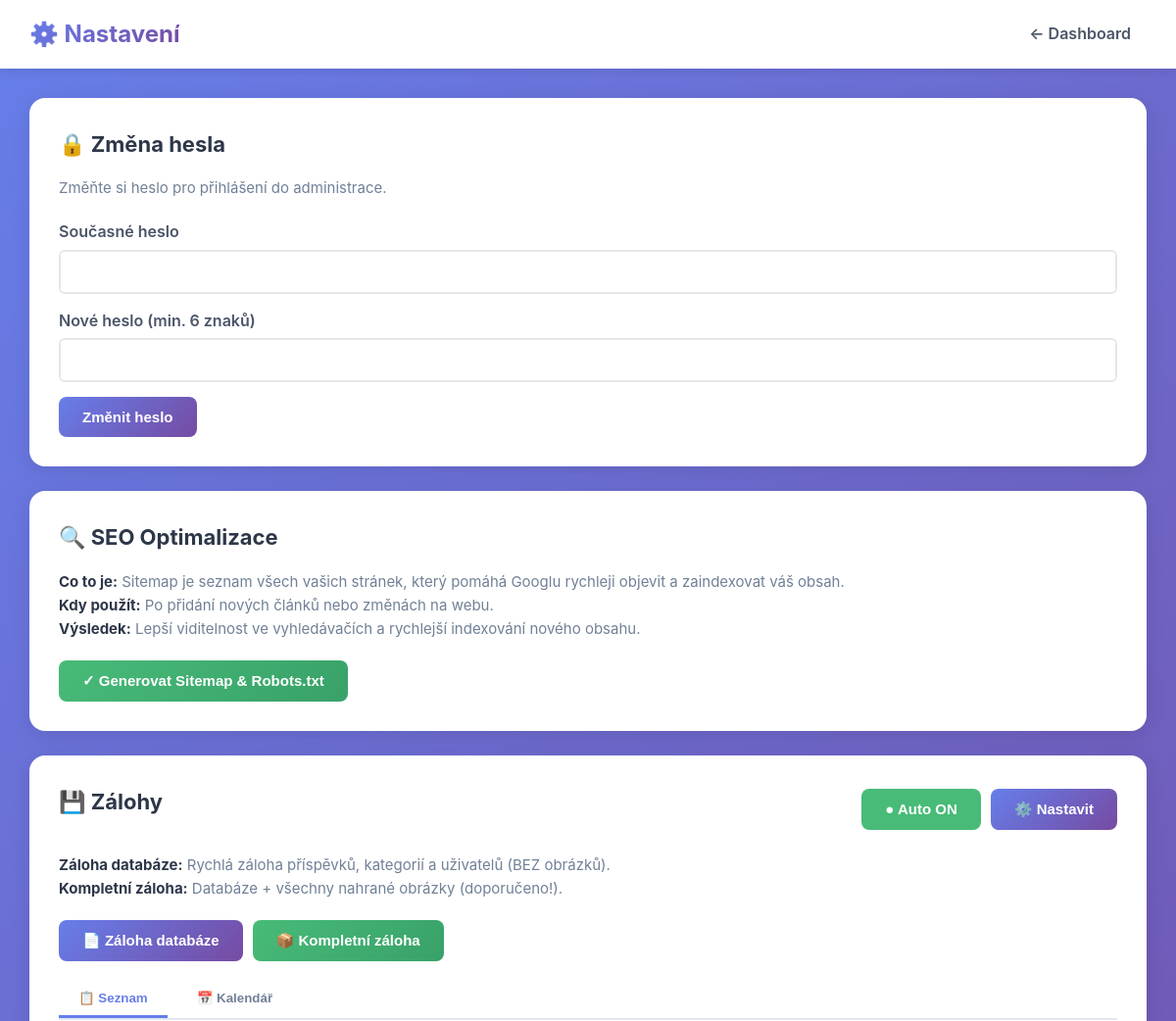
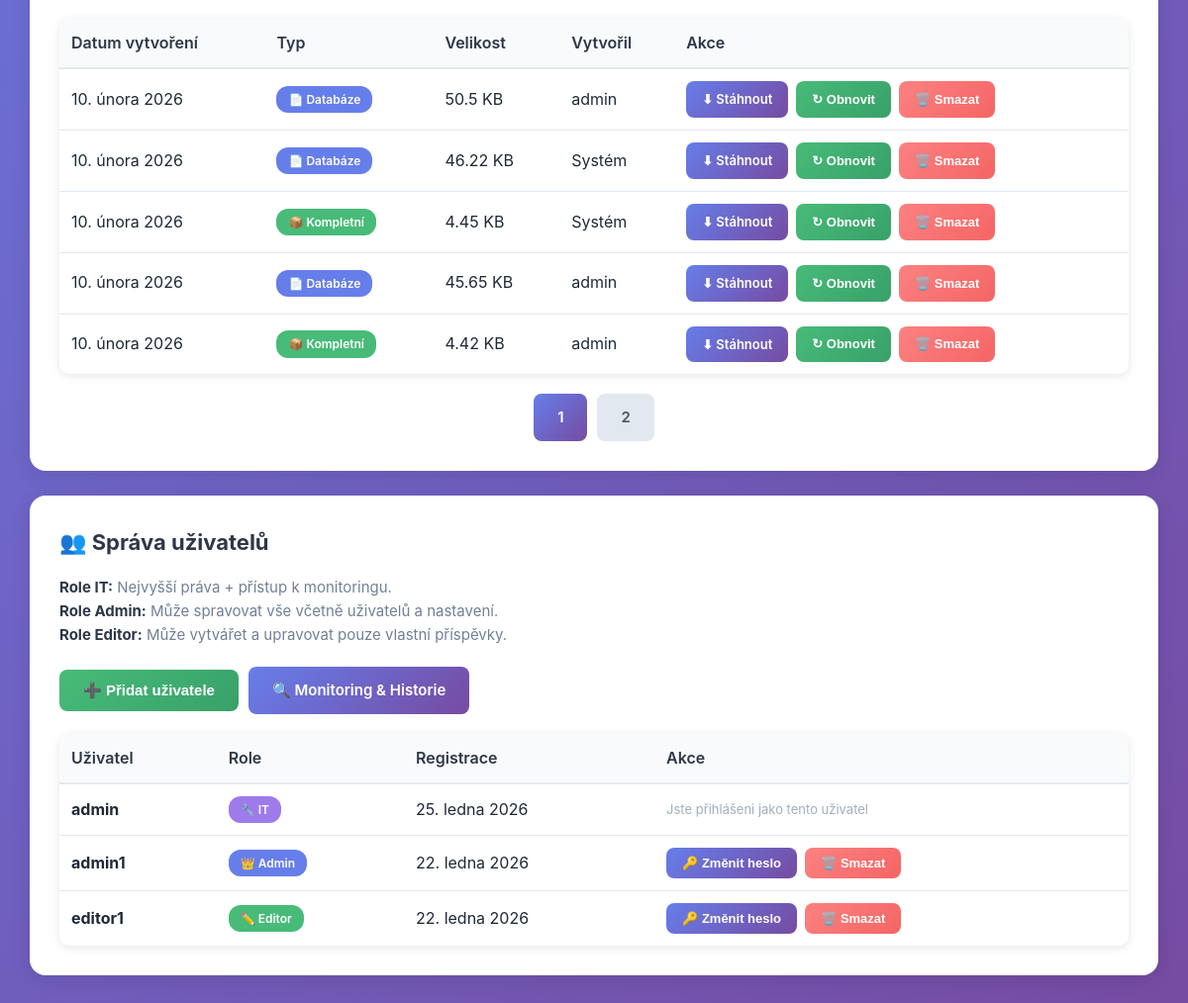
The app's page /admin/settings.php (signed in) with its own data (2 pictures, top to bottom).
### tables this page shows
CREATE TABLE `backups` (
  `id` int(11) NOT NULL,
  `filename` varchar(255) NOT NULL,
  `filepath` varchar(255) NOT NULL,
  `size_bytes` bigint(20) DEFAULT NULL,
  `type` enum('database','full') DEFAULT 'database',
  `created_by` int(11) DEFAULT NULL,
  `created_at` timestamp NOT NULL DEFAULT CURRENT_TIMESTAMP,
  `last_restored_at` datetime DEFAULT NULL
);

CREATE TABLE `users` (
  `id` int(11) NOT NULL AUTO_INCREMENT,
  `username` varchar(50) NOT NULL,
  `password` varchar(255) NOT NULL,
  `email` varchar(100) DEFAULT NULL,
  `role` enum('it','admin','editor') DEFAULT 'editor',
  `created_at` timestamp NOT NULL DEFAULT CURRENT_TIMESTAMP,
  `last_login` timestamp NULL DEFAULT NULL,
  PRIMARY KEY (`id`),
  UNIQUE KEY `username` (`username`),
  KEY `idx_username` (`username`)
);

### includes/database.class.php (called while the page is built, shortened)
<?php
class Database {
    private $connection;
    private $stmt;
    public function __construct() {
        $dsn = 'mysql:host=' . DB_HOST . ';dbname=' . DB_NAME . ';charset=' . DB_CHARSET;
        $options = [
            PDO::ATTR_ERRMODE => PDO::ERRMODE_EXCEPTION,
            PDO::ATTR_DEFAULT_FETCH_MODE => PDO::FETCH_ASSOC,
            PDO::ATTR_EMULATE_PREPARES => false,
            PDO::MYSQL_ATTR_INIT_COMMAND => "SET NAMES utf8mb4 COLLATE utf8mb4_unicode_ci"
        ];
        try {
            $this->connection = new PDO($dsn, DB_USER, DB_PASS, $options);
        } catch (PDOException $e) {
            $this->error = $e->getMessage();
            $this->logError('Database Connection', $e->getMessage());
            die('Chyba připojení k databázi. Zkontrolujte konfiguraci.');
        }
    }
    public function query($sql) {
    try {
        $this->stmt = $this->connection->prepare($sql);
        return $this;
    } catch (PDOException $e) {
        $this->logError('Query Prepare', $e->getMessage());
        $this->stmt = null;
        return $this;
    }
}
    public function bind($param, $value, $type = null) {
        if (is_null($type)) {
            switch (true) {
                case is_int($value):
                    $type = PDO::PARAM_INT;
                    break;
                default:
                    $type = PDO::PARAM_STR;
            }
        }
        $this->stmt->bindValue($param, $value, $type);
        return $this;
    }
    public function execute() {
        try {
            return $this->stmt->execute();
        } catch (PDOException $e) {
            $this->logError('Query Execute', $e->getMessage());
            return false;
        }
    }
    public function fetchAll() {
    $this->execute();
    return $this->stmt->fetchAll();
    }
    public function fetch() {
        $this->execute();
        return $this->stmt->fetch();
    }
}
?>

### includes/backup.class.php (called while the page is built, shortened)
<?php
class Backup {
    private $db;
    public function __construct() {
        global $db;
        $this->db = $db;
        $this->backupDir = BACKUPS_PATH;
    }
    public function listBackups() {
        $this->db->query(
            "SELECT b.*, u.username as created_by_name
             FROM backups b
             LEFT JOIN users u ON b.created_by = u.id
             ORDER BY b.created_at DESC"
        );
        return $this->db->fetchAll();
    }
}
?>

### config.php (called while the page is built, shortened)
<?php
require_once INCLUDES_PATH . 'database.class.php';
require_once INCLUDES_PATH . 'backup.class.php';
$db = new Database();
require_once INCLUDES_PATH . 'helpers.php';
?>

### includes/helpers.php (called while the page is built, shortened)
<?php
function formatDate($date, $format = 'j. n. Y') {
    $months = [
        1 => 'ledna', 2 => 'února', 3 => 'března', 4 => 'dubna',
        5 => 'května', 6 => 'června', 7 => 'července', 8 => 'srpna',
        9 => 'září', 10 => 'října', 11 => 'listopadu', 12 => 'prosince'
    ];
    $timestamp = is_numeric($date) ? $date : strtotime($date);
    $day = date('j', $timestamp);
    $month = $months[(int)date('n', $timestamp)];
    $year = date('Y', $timestamp);
    return "$day. $month $year";
}
function e($text) {
    return htmlspecialchars($text, ENT_QUOTES, 'UTF-8');
}
function formatBytes($bytes, $precision = 2) {
    $units = ['B', 'KB', 'MB', 'GB', 'TB'];
    for ($i = 0; $bytes > 1024 && $i < count($units) - 1; $i++) {
        $bytes /= 1024;
    }
    return round($bytes, $precision) . ' ' . $units[$i];
}
?>

### admin/settings.php (the view, shortened to what this page needs)
<?php
require_once '../config.php';
$backup = new Backup();
$backups = $backup->listBackups();
$db3 = new Database();
$db3->query("
    SELECT b.*,
           CASE
               WHEN b.created_by = 0 OR b.created_by IS NULL THEN 'Systém'
               ELSE u.username
           END as created_by_name
    FROM backups b
    LEFT JOIN users u ON b.created_by = u.id
    ORDER BY b.created_at DESC
");
$backups = $db3->fetchAll();
$db = new Database();
$db->query("SELECT id, username, role, created_at FROM users ORDER BY created_at DESC");
$users = $db->fetchAll();
$db->query("SELECT id, username, role FROM users WHERE id = :id");
$db->bind(':id', $_SESSION['user_id']);
$currentUser = $db->fetch();
?>
<!DOCTYPE html>
<html lang="cs">
<head>
    <link rel="stylesheet" href="<?= ASSETS_URL ?>css/admin.css">
</head>
<body>
    <header>
        <div class="header-content">
            <div class="header-title">⚙️ Nastavení</div>
            <nav>
                <a href="dashboard.php" class="header-link">← Dashboard</a>
            </nav>
        </div>
    </header>
    <div class="container">
        <div class="card">
            <h2>🔒 Změna hesla</h2>
            <p class="card-description">Změňte si heslo pro přihlášení do administrace.</p>
            <form method="POST">
                <div class="form-group">
                    <label>Současné heslo</label>
                    <input type="password" name="current_password" required>
                </div>
                <div class="form-group">
                    <label>Nové heslo (min. 6 znaků)</label>
                    <input type="password" name="new_password" required minlength="6">
                </div>
                <button type="submit" class="btn btn-primary">Změnit heslo</button>
            </form>
        </div>
        <div class="card">
            <h2>🔍 SEO Optimalizace</h2>
            <p class="card-description">
                <strong>Co to je:</strong> Sitemap je seznam všech vašich stránek, který pomáhá Googlu rychleji objevit a zaindexovat váš obsah.<br>
                <strong>Kdy použít:</strong> Po přidání nových článků nebo změnách na webu.<br>
                <strong>Výsledek:</strong> Lepší viditelnost ve vyhledávačích a rychlejší indexování nového obsahu.
            </p>
            <form method="POST">
                <button type="submit" class="btn btn-success">✓ Generovat Sitemap & Robots.txt</button>
            </form>
        </div>
<div class="card" id="backups">
    <div style="display: flex; justify-content: space-between; align-items: center; margin-bottom: 20px;">
        <h2>💾 Zálohy</h2>
        <div style="display: flex; gap: 10px;">
            <?php
            $dbSched = new Database();
            $dbSched->query("SELECT * FROM backup_schedule WHERE backup_type = 'database'");
            $dbSchedule = $dbSched->fetch();
            $dbSched2 = new Database();
            $dbSched2->query("SELECT * FROM backup_schedule WHERE backup_type = 'full'");
            $fullSchedule = $dbSched2->fetch();
            $autoEnabled = ($dbSchedule && $dbSchedule['enabled']) || ($fullSchedule && $fullSchedule['enabled']);
            ?>
            <button onclick="toggleAutoBackup()" class="btn" style="background: <?= $autoEnabled ? '#48bb78' : '#e2e8f0' ?>; color: <?= $autoEnabled ? 'white' : '#4a5568' ?>;">
                <span id="autoBackupIcon"><?= $autoEnabled ? '●' : '○' ?></span> Auto <?= $autoEnabled ? 'ON' : 'OFF' ?>
            </button>
            <button onclick="openBackupScheduleModal()" class="btn btn-primary">⚙️ Nastavit</button>
        </div>
    </div>
    <p class="card-description">
        <strong>Záloha databáze:</strong> Rychlá záloha příspěvků, kategorií a uživatelů (BEZ obrázků).<br>
        <strong>Kompletní záloha:</strong> Databáze + všechny nahrané obrázky (doporučeno!).
    </p>
    <div style="display: flex; gap: 10px; margin-bottom: 20px;">
        <form method="POST" style="margin: 0;">
            <button type="submit" class="btn btn-primary">📄 Záloha databáze</button>
        </form>
        <form method="POST" style="margin: 0;">
            <button type="submit" class="btn btn-success">📦 Kompletní záloha</button>
        </form>
    </div>
    <div style="display: flex; gap: 10px; margin-bottom: 20px; border-bottom: 2px solid #e2e8f0;">
        <button onclick="showBackupView('list')" id="viewList" class="view-tab active">📋 Seznam</button>
        <button onclick="showBackupView('calendar')" id="viewCalendar" class="view-tab">📅 Kalendář</button>
    </div>
    <div id="backupListView">
        <?php if (empty($backups)): ?>
            <div class="empty-state">
                <div class="empty-state-icon">📭</div>
                <p>Zatím žádné zálohy</p>
            </div>
        <?php else:
            $page = isset($_GET['backup_page']) ? (int)$_GET['backup_page'] : 1;
            $perPage = 5;
            $offset = ($page - 1) * $perPage;
            $totalBackups = count($backups);
            $totalPages = ceil($totalBackups / $perPage);
            $pagedBackups = array_slice($backups, $offset, $perPage);
        ?>
            <table class="table">
                <thead>
                    <tr>
                        <th>Datum vytvoření</th>
                        <th>Typ</th>
                        <th>Velikost</th>
                        <th>Vytvořil</th>
                        <th>Akce</th>
                    </tr>
                </thead>
                <tbody>
                    <?php foreach ($pagedBackups as $b): ?>
                        <tr <?= $b['last_restored_at'] ? 'style="background: #f0fff4;"' : '' ?>>
                            <td>
                                <?= formatDate($b['created_at']) ?>
                            </td>
                            <td>
                                <?php if (isset($b['type']) && $b['type'] === 'full'): ?>
                                    <span class="badge" style="background: #48bb78; color: white;">📦 Kompletní</span>
                                <?php else: ?>
                                    <span class="badge" style="background: #667eea; color: white;">📄 Databáze</span>
                                <?php endif; ?>
                            </td>
                            <td><?= formatBytes($b['size_bytes']) ?></td>
                            <td><?= e($b['created_by_name'] ?? 'Systém') ?></td>
                            <td>
                                <div class="table-actions">
                                    <a href="download_backup.php?id=<?= $b['id'] ?>" class="btn btn-primary btn-small">⬇ Stáhnout</a>
                                    <button onclick="openRestoreModal(<?= $b['id'] ?>, '<?= e($b['filename']) ?>', '<?= formatDate($b['created_at']) ?>')" class="btn btn-success btn-small">↻ Obnovit</button>
                                    <button onclick="openDeleteBackupModal(<?= $b['id'] ?>, '<?= e($b['filename']) ?>')" class="btn btn-danger btn-small">🗑️ Smazat</button>
                                </div>
                            </td>
                        </tr>
                    <?php endforeach; ?>
                </tbody>
            </table>
            <?php if ($totalPages > 1): ?>
                <div style="display: flex; justify-content: center; gap: 10px; margin-top: 20px;">
                    <?php for ($i = 1; $i <= $totalPages; $i++): ?>
                        <a href="?backup_page=<?= $i ?>#backups" class="btn <?= $i === $page ? 'btn-primary' : '' ?>" style="<?= $i !== $page ? 'background: #e2e8f0; color: #4a5568;' : '' ?>">
                            <?= $i ?>
                        </a>
                    <?php endfor; ?>
                </div>
            <?php endif; ?>
        <?php endif; ?>
    </div>
</div>
        <?php if ($currentUser['role'] === 'admin' || $currentUser['role'] === 'it'): ?>
        <div class="card">
            <h2>👥 Správa uživatelů</h2>
            <p class="card-description">
             <strong>Role IT:</strong> Nejvyšší práva + přístup k monitoringu.<br>
             <strong>Role Admin:</strong> Může spravovat vše včetně uživatelů a nastavení.<br>
            <strong>Role Editor:</strong> Může vytvářet a upravovat pouze vlastní příspěvky.
            </p>
            <div style="display: flex; gap: 10px; margin-bottom: 20px; align-items: center;">
                <button onclick="openAddUserModal()" class="btn btn-success">➕ Přidat uživatele</button>
                <?php if ($currentUser['role'] === 'it'): ?>
                    <a href="monitoring.php" class="btn" style="background: linear-gradient(135deg, #667eea, #764ba2); color: white;">
                        🔍 Monitoring & Historie
                    </a>
                <?php endif; ?>
            </div>
            <table class="table">
                <thead>
                    <tr>
                        <th>Uživatel</th>
                        <th>Role</th>
                        <th>Registrace</th>
                        <th>Akce</th>
                    </tr>
                </thead>
                <tbody>
                    <?php foreach ($users as $user): ?>
                        <tr>
                            <td><strong><?= e($user['username']) ?></strong></td>
                            <td>
                                <span class="badge badge-<?= $user['role'] ?>">
                                    <?php
                                    if ($user['role'] === 'it') {
                                        echo '🔧 IT';
                                    } elseif ($user['role'] === 'admin') {
                                        echo '👑 Admin';
                                    } else {
                                        echo '✏️ Editor';
                                    }
                                    ?>
                                </span>
                            </td>
                            <td><?= formatDate($user['created_at']) ?></td>
                            <td>
                                <div class="table-actions">
                                    <?php if ($user['id'] !== $_SESSION['user_id']): ?>
                                        <?php if ($user['role'] === 'it' && $currentUser['role'] !== 'it'): ?>
                                            <span style="color: #9f7aea; font-size: 13px;">🔒 IT účet - pouze IT může upravovat</span>
                                        <?php else: ?>
                                            <button onclick="openChangePasswordModal(<?= $user['id'] ?>, '<?= e($user['username']) ?>')" class="btn btn-primary btn-small">🔑 Změnit heslo</button>
                                            <button onclick="confirmDeleteUser(<?= $user['id'] ?>, '<?= e($user['username']) ?>')" class="btn btn-danger btn-small">🗑️ Smazat</button>
                                        <?php endif; ?>
                                    <?php else: ?>
                                        <span style="color: #a0aec0; font-size: 13px;">Jste přihlášeni jako tento uživatel</span>
                                    <?php endif; ?>
                                </div>
                            </td>
                        </tr>
                    <?php endforeach; ?>
                </tbody>
            </table>
        </div>
        <?php endif; ?>
    </div>
</body>
</html>

### records on screen
backups: created_at "10. února 2026", type "📄 Databáze", size_bytes "50.5 KB", created_by.username "admin"
backups: created_at "10. února 2026", type "📄 Databáze", size_bytes "46.22 KB", created_by_name "Systém"
backups: created_at "10. února 2026", type "📦 Kompletní", size_bytes "4.45 KB", created_by_name "Systém"
backups: created_at "10. února 2026", type "📄 Databáze", size_bytes "45.65 KB", created_by.username "admin"
backups: created_at "10. února 2026", type "📦 Kompletní", size_bytes "4.42 KB", created_by.username "admin"
users: username "admin", role "🔧 IT", created_at "25. ledna 2026", shows "Jste přihlášeni jako tento uživatel"
users: username "admin1", role "👑 Admin", created_at "22. ledna 2026"
users: username "editor1", role "✏️ Editor", created_at "22. ledna 2026"
